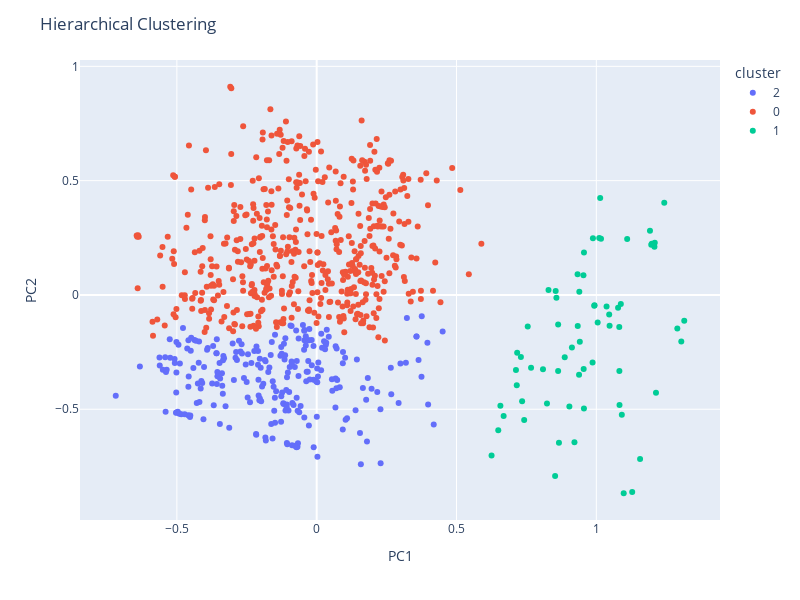

Here is the notebook cell this chart was saved with:
### Markdown cell above
Com este gráfico, conseguimos entender que o cluster 0 e 2 possuem Pokémons não lendários e o cluster 1 com Pokémons lendários. Ao comparar este algoritmo de clustering com o K-Means, o Hierarchical Clustering, utilizando a feature reduction PCA conseguiu classificar alguns dos dados que eram outliers do cluster 1.

### Code cell
# Plot the data points
fig = px.scatter(df_hierarquical_PCA, x='PC1', y='PC2', color='cluster', width=800, height=600,hover_data=['Name', 'Total', 'Type 1', 'Type 2', 'Legendary'])
fig.update_layout(
    title="Hierarchical Clustering",
    xaxis_title="PC1",
    yaxis_title="PC2",
)

fig.show()

### Figure 1 — Plotly figure (JSON) as saved in the notebook; plotly's stock layout.template omitted (floating-point values rounded to 4 significant figures; data arrays with more than 128 entries replaced by an {"elided": "..."} marker saying what was removed)
{"data": [{"customdata": {"elided": "241x5 mixed values"}, "hovertemplate": "cluster=2<br>PC1=%{x}<br>PC2=%{y}<br>Name=%{customdata[0]}<br>Total=%{customdata[1]}<br>Type 1=%{customdata[2]}<br>Type 2=%{customdata[3]}<br>Legendary=%{customdata[4]}<extra></extra>", "legendgroup": "2", "marker": {"color": "#636efa", "symbol": "circle"}, "mode": "markers", "name": "2", "orientation": "v", "showlegend": true, "type": "scatter", "x": {"elided": "241 float values"}, "xaxis": "x", "y": {"elided": "241 float values"}, "yaxis": "y"}, {"customdata": {"elided": "494x5 mixed values"}, "hovertemplate": "cluster=0<br>PC1=%{x}<br>PC2=%{y}<br>Name=%{customdata[0]}<br>Total=%{customdata[1]}<br>Type 1=%{customdata[2]}<br>Type 2=%{customdata[3]}<br>Legendary=%{customdata[4]}<extra></extra>", "legendgroup": "0", "marker": {"color": "#EF553B", "symbol": "circle"}, "mode": "markers", "name": "0", "orientation": "v", "showlegend": true, "type": "scatter", "x": {"elided": "494 float values"}, "xaxis": "x", "y": {"elided": "494 float values"}, "yaxis": "y"}, {"customdata": {"elided": "65x5 mixed values"}, "hovertemplate": "cluster=1<br>PC1=%{x}<br>PC2=%{y}<br>Name=%{customdata[0]}<br>Total=%{customdata[1]}<br>Type 1=%{customdata[2]}<br>Type 2=%{customdata[3]}<br>Legendary=%{customdata[4]}<extra></extra>", "legendgroup": "1", "marker": {"color": "#00cc96", "symbol": "circle"}, "mode": "markers", "name": "1", "orientation": "v", "showlegend": true, "type": "scatter", "x": [0.6494, 0.7303, 0.7155, 0.8526, 1.128, 1.098, 0.7547, 0.717, 0.6254, 0.8664, 0.9548, 0.657, 0.7126, 0.6686, 0.829, 1.037, 0.8546, 1.078, 0.9218, 1.157, 0.9382, 1.213, 1.088, 1.314, 0.742, 0.9037, 0.9557, 0.7346, 0.8236, 0.7666, 0.8092, 0.8634, 1.083, 1.091, 0.8573, 0.9865, 1.047, 1.082, 0.9558, 0.8635, 0.9335, 1.082, 0.941, 0.887, 0.9127, 0.9392, 0.954, 0.933, 1.01, 1.017, 1.198, 1.209, 0.9926, 0.9936, 1.11, 1.196, 1.208, 1.192, 1.243, 1.014, 1.005, 1.304, 1.046, 1.29, 0.9878], "xaxis": "x", "y": [-0.5921, -0.2718, -0.3949, -0.7918, -0.8622, -0.8675, -0.1378, -0.2526, -0.7025, -0.6461, -0.3243, -0.4843, -0.3282, -0.5291, 0.02196, -0.05023, 0.01712, -0.05616, -0.6439, -0.7177, -0.3495, -0.4277, -0.03943, -0.1129, -0.5468, -0.4884, -0.4964, -0.4648, -0.4747, -0.3184, -0.3252, -0.3325, -0.4814, -0.5242, -0.0123, -0.2952, -0.1344, -0.1398, 0.1854, -0.1297, -0.136, -0.3331, -0.2044, -0.2726, -0.2299, 0.01412, 0.08653, 0.0902, 0.2493, 0.2459, 0.2237, 0.2279, -0.04677, -0.04537, 0.245, 0.2191, 0.2111, 0.2813, 0.4031, 0.4242, -0.1205, -0.2034, -0.08605, -0.1465, 0.2476], "yaxis": "y"}], "layout": {"height": 600, "legend": {"title": {"text": "cluster"}, "tracegroupgap": 0}, "margin": {"t": 60}, "title": {"text": "Hierarchical Clustering"}, "width": 800, "xaxis": {"anchor": "y", "domain": [0, 1], "title": {"text": "PC1"}}, "yaxis": {"anchor": "x", "domain": [0, 1], "title": {"text": "PC2"}}}}
